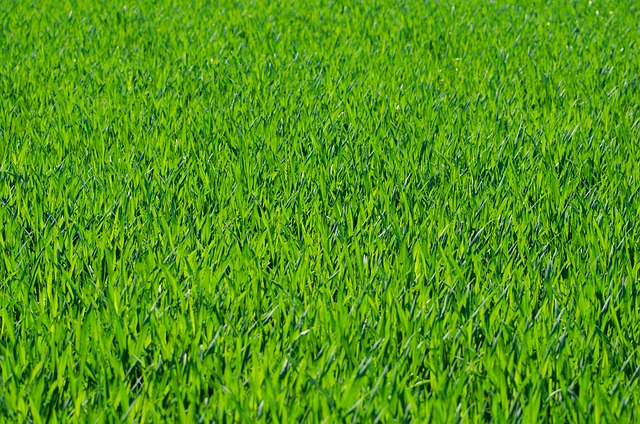
#> input picture Proyecto/jardin1.jpeg, 640 x 424 px
$ jupyter execute Proyecto_Final_Grama.ipynb
#> lines starting #> are read from the running program, lines starting #| are printed output that depends on the picture; after the words box and inside, x2 and y2 are one past the last pixel; in counts of white or black regions, pixels touching at a corner belong together
[cell 1]
import cv2
from google.colab.patches import cv2_imshow

# Ruta de la imagen del jardín
image_path = 'jardin1.jpeg'

# Cargar la imagen
image = cv2.imread(image_path)
#> image is the input picture: shape (424, 640, 3); mean B, G, R 20.1, 150, 83
image_og = cv2.imread(image_path)

# Convertir la imagen a escala de grises
gray = cv2.cvtColor(image, cv2.COLOR_BGR2GRAY)
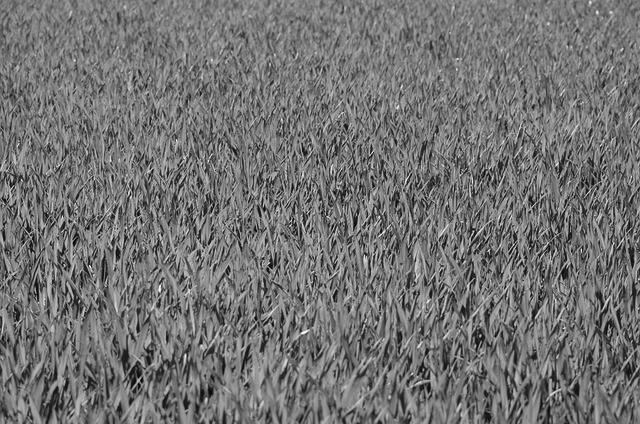
#> gray: shape (424, 640); min 6, max 250, mean 115.1

# Aplicar un filtro Gaussiano para reducir el ruido
blurred = cv2.GaussianBlur(gray, (5, 5), 0)
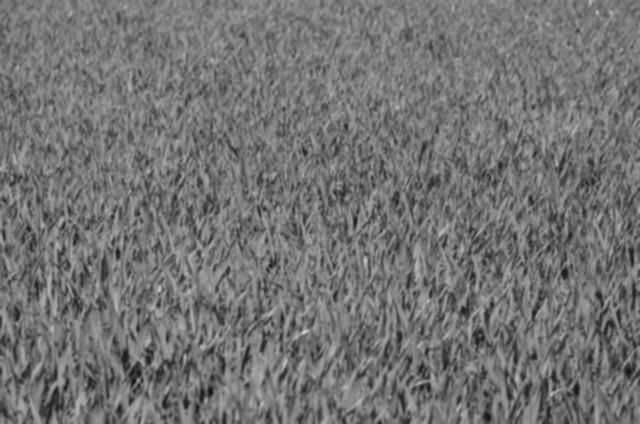
#> blurred: shape (424, 640); min 15, max 216, mean 115.2

# Detectar los bordes en la imagen utilizando Canny
edges = cv2.Canny(blurred, threshold1=30, threshold2=100)
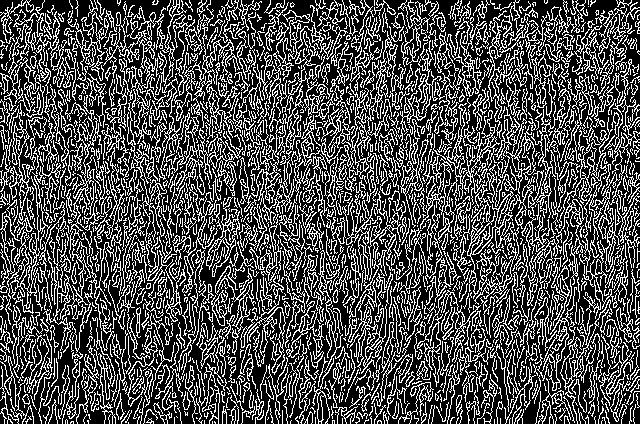
#> edges: shape (424, 640); 30.7% white in thin lines or dots

# Encontrar contornos en la imagen
contours, _ = cv2.findContours(edges.copy(), cv2.RETR_EXTERNAL, cv2.CHAIN_APPROX_SIMPLE)
#> contours = 1577 contours, 1324 with area under 20; largest, box (x1, y1, x2, y2) and area: (344, 26, 406, 184) 1460, (467, 191, 519, 305) 1064, (559, 105, 620, 331) 1060, (342, 191, 401, 374) 1014, (175, 22, 240, 139) 811

# Contar el número de tallos de césped
num_tallos = len(contours)
#> num_tallos = 1577

# Dibujar los contornos en la imagen original
cv2.drawContours(image, contours, -1, (0, 255, 0), 2)
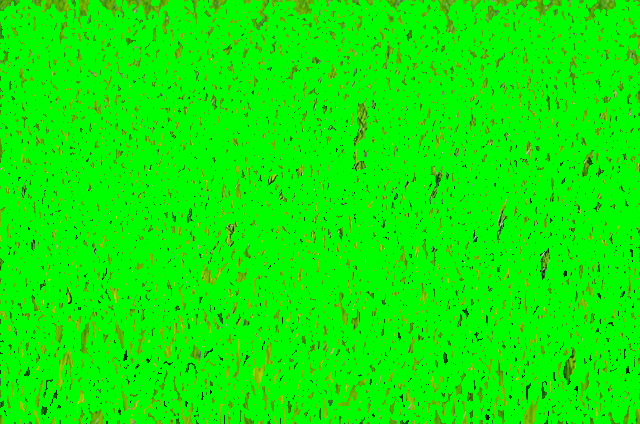
#> image: shape (424, 640, 3); mean B, G, R 2.3, 240.3, 13.5

# Mostrar el resultado
cv2_imshow(image)

# Imprimir el número de tallos de césped encontrados
print(f'Número de tallos de césped: {num_tallos}')
#| Número de tallos de césped: 1577
cv2_imshow(image_og)

[cell 2]
import cv2
from google.colab.patches import cv2_imshow

# Ruta de la imagen del jardín
image_path = 'jardin.jpeg'

# Cargar la imagen
image = cv2.imread(image_path)
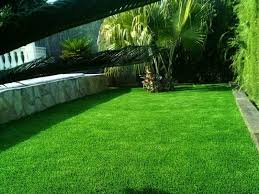
#> input picture Proyecto/jardin.jpeg, 259 x 194 px
#> image is the input picture: shape (194, 259, 3); mean B, G, R 36.7, 109.6, 58.6
image_og = cv2.imread(image_path)

# Convertir la imagen a escala de grises
gray = cv2.cvtColor(image, cv2.COLOR_BGR2GRAY)
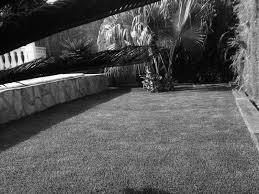
#> gray: shape (194, 259); min 0, max 253, mean 86.1

# Aplicar un filtro Gaussiano para reducir el ruido
blurred = cv2.GaussianBlur(gray, (5, 5), 0)
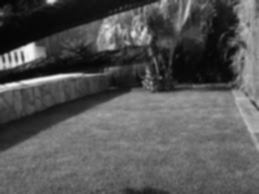
#> blurred: shape (194, 259); min 5, max 247, mean 86.1

# Detectar los bordes en la imagen utilizando Canny
edges = cv2.Canny(blurred, threshold1=30, threshold2=100)
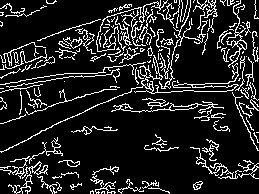
#> edges: shape (194, 259); 13.6% white in thin lines or dots

# Encontrar contornos en la imagen
contours, _ = cv2.findContours(edges.copy(), cv2.RETR_EXTERNAL, cv2.CHAIN_APPROX_SIMPLE)
#> contours = 161 contours, 134 with area under 20; largest, box (x1, y1, x2, y2) and area: (0, 55, 239, 153) 182, (226, 0, 247, 68) 163, (8, 161, 48, 194) 136, (111, 101, 224, 114) 126, (190, 147, 242, 179) 73

# Contar el número de tallos de césped
num_tallos = len(contours)
#> num_tallos = 161

# Dibujar los contornos en la imagen original
cv2.drawContours(image, contours, -1, (0, 255, 0), 2)
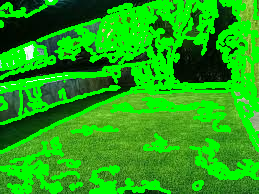
#> image: shape (194, 259, 3); mean B, G, R 17.4, 166.1, 30.5

# Mostrar el resultado
cv2_imshow(image)

# Imprimir el número de tallos de césped encontrados
print(f'Número de tallos de césped: {num_tallos}')
#| Número de tallos de césped: 161
cv2_imshow(image_og)
